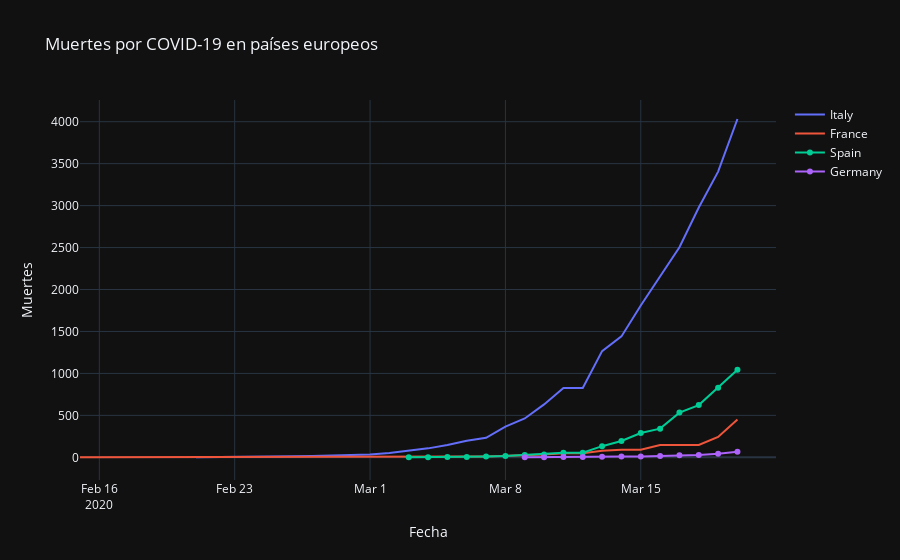

Notebook cell for this chart:
### Code cell
fig = go.Figure()
for country in european_countrys:
    dates_country, values_country = get_series(country, 'country', df_deaths)
    fig.add_trace(go.Scatter(x=dates_country, y=values_country, name=country))
fig.update_layout(
    title='Muertes por COVID-19 en países europeos',
    xaxis_title='Fecha',
    yaxis_title='Muertes',
    template='plotly_dark'
)
py.offline.iplot(fig)

### Figure 1 — Plotly figure (JSON) as saved in the notebook; plotly's stock layout.template omitted (floating-point values rounded to 4 significant figures)
{"data": [{"name": "Italy", "type": "scatter", "x": ["2020-02-21", "2020-02-22", "2020-02-23", "2020-02-24", "2020-02-25", "2020-02-26", "2020-02-27", "2020-02-28", "2020-02-29", "2020-03-01", "2020-03-02", "2020-03-03", "2020-03-04", "2020-03-05", "2020-03-06", "2020-03-07", "2020-03-08", "2020-03-09", "2020-03-10", "2020-03-11", "2020-03-12", "2020-03-13", "2020-03-14", "2020-03-15", "2020-03-16", "2020-03-17", "2020-03-18", "2020-03-19", "2020-03-20"], "y": [1, 2, 3, 7, 10, 12, 17, 21, 29, 34, 52, 79, 107, 148, 197, 233, 366, 463, 631, 827, 827, 1266, 1441, 1809, 2158, 2503, 2978, 3405, 4032]}, {"name": "France", "type": "scatter", "x": ["2020-02-15", "2020-02-16", "2020-02-17", "2020-02-18", "2020-02-19", "2020-02-20", "2020-02-21", "2020-02-22", "2020-02-23", "2020-02-24", "2020-02-25", "2020-02-26", "2020-02-27", "2020-02-28", "2020-02-29", "2020-03-01", "2020-03-02", "2020-03-03", "2020-03-04", "2020-03-05", "2020-03-06", "2020-03-07", "2020-03-08", "2020-03-09", "2020-03-10", "2020-03-11", "2020-03-12", "2020-03-13", "2020-03-14", "2020-03-15", "2020-03-16", "2020-03-17", "2020-03-18", "2020-03-19", "2020-03-20"], "y": [1, 1, 1, 1, 1, 1, 1, 1, 1, 1, 1, 2, 2, 2, 2, 2, 3, 4, 4, 6, 9, 11, 19, 19, 33, 48, 48, 79, 91, 91, 148, 148, 148, 243, 450]}, {"name": "Spain", "type": "scatter", "x": ["2020-03-03", "2020-03-04", "2020-03-05", "2020-03-06", "2020-03-07", "2020-03-08", "2020-03-09", "2020-03-10", "2020-03-11", "2020-03-12", "2020-03-13", "2020-03-14", "2020-03-15", "2020-03-16", "2020-03-17", "2020-03-18", "2020-03-19", "2020-03-20"], "y": [1, 2, 3, 5, 10, 17, 28, 35, 54, 55, 133, 195, 289, 342, 533, 623, 830, 1043]}, {"name": "Germany", "type": "scatter", "x": ["2020-03-09", "2020-03-10", "2020-03-11", "2020-03-12", "2020-03-13", "2020-03-14", "2020-03-15", "2020-03-16", "2020-03-17", "2020-03-18", "2020-03-19", "2020-03-20"], "y": [2, 2, 3, 3, 7, 9, 11, 17, 24, 28, 44, 67]}], "layout": {"autosize": true, "title": {"text": "Muertes por COVID-19 en países europeos"}, "xaxis": {"autorange": true, "range": ["2020-02-15", "2020-03-21 21:53:44.0355"], "title": {"text": "Fecha"}, "type": "date"}, "yaxis": {"autorange": true, "range": [-289.6, 4259.0], "title": {"text": "Muertes"}, "type": "linear"}}}
